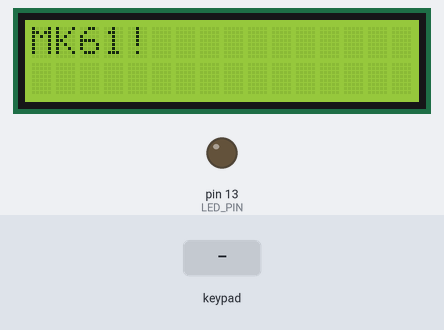
Recording of a sketch running on a simulated Arduino Uno, built with avr-gcc and run on an emulated ATmega328P. Shown: 16×2 character LCD, output pins drawn as LEDs (lit = HIGH). Wiring (inferred from the names in the program): 8×5 keypad with keys 5 4 3 2 1 T R E W Q G F D S A V C X Z # 6 7 8 9 0 Y U I O P H J K L * B N M . =: rows pin 2, pin 3, pin 4, pin 5, A0, A1, A2, A3; columns pin 8, pin 9, pin 10, pin 11, pin 12. The test bench sets the inputs (shaded band). What the sketch prints to the serial monitor is not drawn.

Above: at 1.2 s.
1.3 s: key '5' pressed
At 1.7 s:
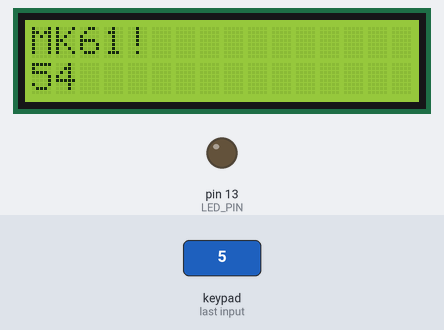
2.8 s: key 'T' pressed
At 4.0 s:
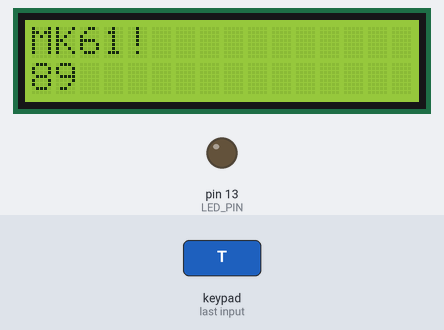
4.3 s: key 'R' pressed
At 5.1 s:
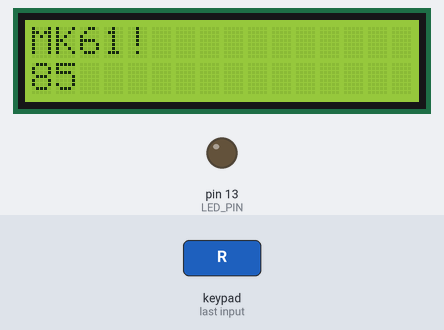
5.8 s: key 'E' pressed
At 6.3 s:
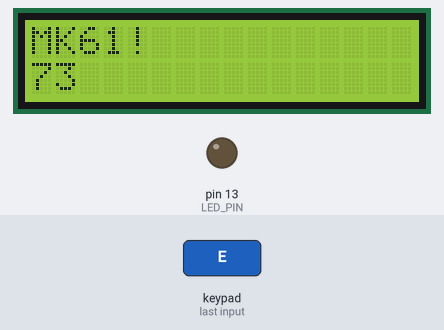
7.3 s: key 'W' pressed
At 8.5 s:
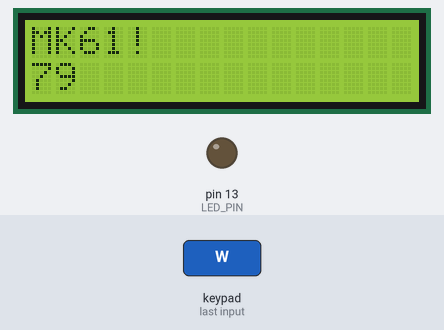
8.8 s: key 'Q' pressed
At 9.8 s:
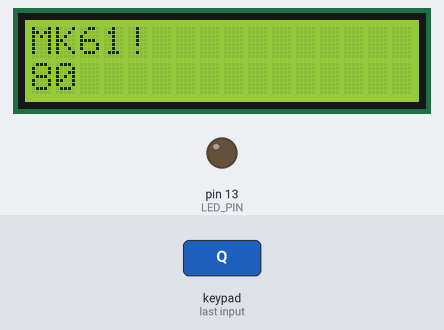
Timing chart, 0 to 11.3 s (numbered marks = the images above; inputs shaded):
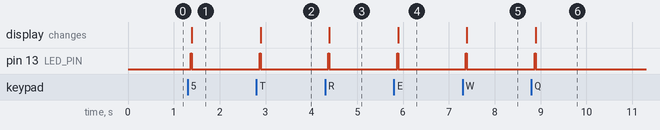

The sketch:

hwTest.ino
```cpp
// ZX81 Keyboard
// © Dave Curran
// 2012-02-15

/*
В данном скетче сканирование идет по строкам, то есть на них подается сигнал, а снимается с колонок.
Значит диоды ставятся на пины, подключенные к строкам, чтобы исключить КЗ между строками с выставленнвм 0 и 1,
а резисторы ограничивают ток на читающих пинах.


                                     D8 D9 D10 D11 D12

                                      |  |  |  |  |
                                      R  R  R  R  R
                                      1  2  3  4  5
                                      |  |  |  |  |
                   +==================+==+==+==+==+====+
          D1       |                . |  |  |  |  |    |     D8
   A3   ----|<|----+--1--2--3--4--5 . 6--7--8--9--0----+--|>|---   D2
          D2       |  |  |  |  |  | . |  |  |  |  |    |     D7
   A4   ----|<|----+--Q--W--E--R--T . Y--U--I--O--P----+--|>|---   D3
          D3       |  |  |  |  |  | . |  |  |  |  |    |     D6
   A5   ----|<|----+--A--S--D--F--G . H--J--K--L--ENTER+--|>|---   D4
          D4       |  |  |  |  |  | . |  |  |  |  |    |     D5
   A6   ----|<|----+--^--Z--X--C--V . B--N--M--#--' '--+--|>|---   D5
                   +==+==+==+==+==+===+==+==+==+==+====+
                      |  |  |  |  |___|  |  |  |  |
                      |  |  |  |_________|  |  |  |
                      |  |  |_______________|  |  |
                      |  |_____________________|  |
                      |___________________________|


*/

#include <Wire.h>
#include <LiquidCrystal_I2C.h>
LiquidCrystal_I2C lcd(0x27, 16, 2); // set the LCD address to 0x27 for a 16 chars and 2 line display

#define LED_PIN LED_BUILTIN
//13

#define NUM_ROWS 8
#define NUM_COLS 5

// Missing key definitions
#define KEY_ESCAPE 41
#define KEY_DELETE 42
#define KEY_PERIOD 55
#define KEY_RIGHT 79
#define KEY_LEFT 80
#define KEY_DOWN 81
#define KEY_UP 82

// keymap for normal use
byte keyMap[NUM_ROWS][NUM_COLS] = {
  {'5', '4', '3', '2', '1'},
  {'T', 'R', 'E', 'W', 'Q'},
  {'G', 'F', 'D', 'S', 'A'},
  {'V', 'C', 'X', 'Z', '#'},
  {'6', '7', '8', '9', '0'},
  {'Y', 'U', 'I', 'O', 'P'},
  {'H', 'J', 'K', 'L', '*'},
  {'B', 'N', 'M', '.', '='}
};

// keymap if shift is pressed
byte keyMapShifted[NUM_ROWS][NUM_COLS] = {
  {'<', 0, 0, 0, '~'},
  {0, 0, 0, 0, 0},
  {'v', '^', '>', 0, '-'},
  {0, 0, 0, 0, 0},
  {0, 0, 0, 0, 0},
  {0, 0, 0, 0, 0},
  {0, 0, 0, 0, 0},
  {0, 0, 0, 0, 0},
};

int debounceCount[NUM_ROWS][NUM_COLS];

// define the row and column pins
byte colPins[NUM_COLS] = {8, 9, 10, 11, 12};
byte rowPins[NUM_ROWS] = {A0, A1, A2, A3, 2, 3, 4, 5};

// where is the shift key
#define SHIFT_COL 4
#define SHIFT_ROW 5

// how many times does a key need to register as pressed?
#define DEBOUNCE_VALUE 200
#define REPEAT_DELAY 400

// If the timer isr is corrected
// to not take so long change this to 0.
#define BYPASS_TIMER_ISR 1

/*             */
/*    setup    */
/*             */
void setup()
{
  Serial.begin(9600);
  lcd.init();                      // initialize the lcd
  // Print a message to the LCD.
  lcd.backlight();
  lcd.setCursor(0, 0);
  lcd.print("MK61!");


  pinMode(LED_PIN, OUTPUT);
  digitalWrite(LED_PIN, LOW);

  // set all pins as inputs and activate pullups
  for (byte c = 0; c < NUM_COLS; c++)
  {
    pinMode(colPins[c], INPUT);
    digitalWrite(colPins[c], HIGH);

    // clear debounce counts
    for (byte r = 0; r < NUM_ROWS; r++)
    {
      debounceCount[r][c] = 0;
    }
  }

  // set all pins as inputs
  for (byte r = 0; r < NUM_ROWS; r++)
  {
    pinMode(rowPins[r], INPUT);
  }

#if BYPASS_TIMER_ISR
  // disable timer 0 overflow interrupt (used for millis)
  TIMSK0 &= !(1 << TOIE0); // ++
#endif
}

#if BYPASS_TIMER_ISR
/*               */
/*    delayMs    */
/*               */
void delayMs(unsigned int ms)
{
  for (unsigned int i = 0; i < ms; i++)
  {
    delayMicroseconds(1000);
  }
}
#endif

/*             */
/*    loop     */
/*             */
void loop()
{
  // check for shift
  bool shifted = false;
  bool keyPressed = false;
 /* pinMode(rowPins[SHIFT_ROW], OUTPUT);

  if (digitalRead(colPins[SHIFT_COL]) == LOW)
  {
    shifted = true;
  }
  pinMode(rowPins[SHIFT_ROW], INPUT);*/

  // foreach row
  for (byte r = 0; r < NUM_ROWS; r++)
  {
    // turn the row on
    pinMode(rowPins[r], OUTPUT);
    digitalWrite(rowPins[r], LOW);

    for (byte c = 0; c < NUM_COLS; c++)
    {
      if (digitalRead(colPins[c]) == LOW)
      {
        // increase the debounce count
        debounceCount[r][c]++;

        // has the switch been pressed continually for long enough?
        int count = debounceCount[r][c];
        if (count == DEBOUNCE_VALUE)
        {
          // first press
          keyPressed = true;
          pressKey(r, c, shifted);
        }
        else if (count > DEBOUNCE_VALUE)
        {
          // check for repeats
          count -= DEBOUNCE_VALUE;
          if (count % REPEAT_DELAY == 0)
          {
            // send repeat
            keyPressed = true;
            pressKey(r, c, shifted);
            //pressKey(0, 0, false); // for testing, send 1 on the repeats rather than the key to distingush the repeats.
          }
        }
      }
      else
      {
        // not pressed, reset debounce count
        debounceCount[r][c] = 0;
      }
    }

    // turn the row back off
    pinMode(rowPins[r], INPUT);
  }

  if (keyPressed)
  {
    // turn the LED on
    digitalWrite(LED_PIN, HIGH);

#if BYPASS_TIMER_ISR  // check if timer isr fixed.
    delayMs(20);
#else
    delay(20);
#endif

    // turn the LED off again
    digitalWrite(LED_PIN, LOW);
  }
  digitalWrite(rowPins[SHIFT_ROW], LOW);
}

// Send the keypress
void pressKey(byte r, byte c, bool shifted)
{
  // which keybaord map to use?
  if (shifted)
  {
    byte key = keyMapShifted[r][c];
    if (key > 0)
    {
      // specially defined key in the shifted bitmap
      lcd.setCursor(0, 1);
      lcd.print(key);
      serialprintkey(key,r,c);
    }
    else
    {
      // use the normal keymap and send the shift modifier
      key = keyMap[r][c];
      if (key > 0)
      {
      lcd.setCursor(0, 1);
        lcd.print(key + ":MOD_SHIFT_LEFT");
        serialprintkey(key,r,c);
      }
    }
  }
  else
  {
    byte key = keyMap[r][c];
    if (key > 0)
    {
      // send the key
      lcd.setCursor(0, 1);
      lcd.print(key);
      serialprintkey(key,r,c);
    }
  }
}


void serialprintkey(char key, int r, int c)
{
  Serial.println("-----------------------------");
      Serial.println(key);
      Serial.println(r);
      Serial.println(c);
  Serial.println("-----------------------------");
  }
```

Measured:
- after the input at 1.3 s, pin 13 (LED_PIN): LOW → HIGH after 0.07 s, → LOW 0.02 s later; the display: changes after 0.09 s (image 1)
- after the input at 2.8 s, pin 13 (LED_PIN): LOW → HIGH after 0.07 s, → LOW 0.02 s later; the display: changes after 0.09 s (image 2)
- after the input at 4.3 s, pin 13 (LED_PIN): LOW → HIGH after 0.07 s, → LOW 0.02 s later; the display: changes after 0.09 s (image 3)
- after the input at 5.8 s, pin 13 (LED_PIN): LOW → HIGH after 0.07 s, → LOW 0.02 s later; the display: changes after 0.09 s (image 4)
- after the input at 7.3 s, pin 13 (LED_PIN): LOW → HIGH after 0.07 s, → LOW 0.02 s later; the display: changes after 0.09 s (image 5)
- after the input at 8.8 s, pin 13 (LED_PIN): LOW → HIGH after 0.07 s, → LOW 0.02 s later; the display: changes after 0.09 s (image 6)
